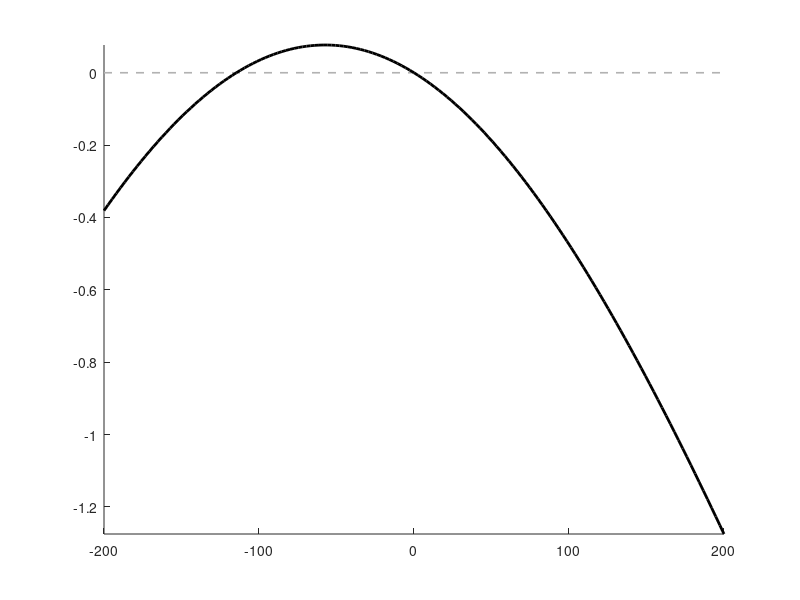

This chart was generated by the following MATLAB code: (Note: this script raises an error after producing the figure.)
close all

% Often, eye trackers report gaze position as a location on the screen.
% When converting this position to an eye orientation, this position is
% first transformed to a vector with respect to a reference position and
% this on-screen vector is then transformed to an eye orientation using
% trigonometry. This calculation has the assumption that the axis from the
% observer's eye to the reference position on the screen is perpendicular
% to the screen. These assumptions in practice often do not hold, for
% instance because the reference position is not right ahead of the eye but
% shifted vertically, or because the screen is tilted around a horizontal
% axis. With this simulation we calculate the error that violation of
% this assumption introduces in the estimated gaze angle.
%
% We perform this simulation in 1D (imagine vertical) as that is
% sufficient to illustrate the magnitude of errors introduced.
%
% What we compute is the following. We take a fixed on-screen gaze position
% on the screen as indicated by an eye tracker. The position corresponds to
% a 10 deg gaze angle with respect to the reference position (screen
% center) in the condition where the assumption holds, i.e., the eye is
% positioned right in front of the reference position and the screen is not
% tilted. We then either shift or tilt the screen and compute what the
% required _actual_ gaze angle is that would produce the same on-screen
% gaze position. The difference between the gaze angle that would be
% computed given the screen position (always 10 deg) and the actual gaze
% position that would produce this gaze position is the error due to
% violation of the given assumption.


screenDistance = 650;   % the screen is positioned 650 mm aways from the eye
gazeDirection = 10;     % the gaze direction is 10 deg below the reference position on the screen

shiftRange = 200;       % the screen is shifted vertically by up to 200 mm
tiltRange = 20;         % the screen is titled along a horizontal axis by up to 20 degrees

nstep = 151;
ylims = [-1.3 .2];

% compute the gazePosition on the screen w.r.t. the reference position if
% the assumptions hold
gazePosition = screenDistance*tand(gazeDirection);


% When the screen is shifted, compute the gaze rotation from the reference
% position that yields the same on-screen gaze position
shifts = linspace(-shiftRange,shiftRange,nstep);
shiftAngles = atand((gazePosition+shifts)/screenDistance)-atand(shifts/screenDistance);


% when the screen is tilted, compute the gaze rotation from the reference
% position that yields the same on-screen gaze position
tilts = linspace(-tiltRange,tiltRange,nstep);
viewingDistance = sqrt(screenDistance^2+gazePosition^2-2*screenDistance*gazePosition*cosd(90+tilts));   % length of gazeVector to screen, using law of cosines
tiltAngles = asind(gazePosition*sind(90+tilts)./viewingDistance);   % using law of sines


% plot actual gaze directions when the screen is shifted
figure
plot(shifts([1 end]),[0 0],'Color',[.7 .7 .7],'LineStyle','--','LineWidth',1.2)
hold on
plot(shifts,shiftAngles-gazeDirection,'k','LineWidth',2)
axis tight
ax = gca;
box off
ax.YAxis.TickLabelFormat = '%.1f';
ax.XLabel.FontSize = 16;
ax.XAxis.FontSize = 13;
ax.YLabel.FontSize = 16;
ax.YAxis.FontSize = 13;
xlabel('Screen shift (mm)')
ylabel('Error in estimated gaze angle (deg)')
ylim(ylims)
yyaxis right
ylabel('Error in estimated gaze angle (%)')
ax.YLabel.FontSize = 16;
ax.YAxis(2).TickLabelFormat = '% .0f';
ax.YAxis(2).FontSize = 13;
ax.YAxis(2).Color = [0 0 0];
ylim(ylims/gazeDirection*100)
print('error_shift.png','-dpng','-r300')

% illustrate the geometry of the two extreme cases and the case when the
% assumption holds
figure
screen = 150;
subplot(3,1,1), hold on, axis ij
s = 1;
title(sprintf('screen shift = %d mm',shifts(s)))
plot(0,0,'ko')
plot(screenDistance*[1 1],[-screen screen]+shifts(s),'k-')
plot([0 screenDistance],[0 shifts(s)],'b-')
plot(screenDistance*[1 1],[0 gazePosition]+shifts(s),'c-')
plot(screenDistance,gazePosition+shifts(s),'ro')
plot([0 screenDistance],[0 gazePosition+shifts(s)],'r-')
xlim([0 screenDistance])
ylim([-screen+min(shifts) screen+max(shifts)])

subplot(3,1,2), hold on, axis ij
s = ceil(length(shifts)/2);
title(sprintf('screen shift = %d mm',shifts(s)))
plot(0,0,'ko')
plot(screenDistance*[1 1],[-screen screen]+shifts(s),'k-')
plot([0 screenDistance],[0 shifts(s)],'b-')
plot(screenDistance*[1 1],[0 gazePosition]+shifts(s),'c-')
plot(screenDistance,gazePosition+shifts(s),'ro')
plot([0 screenDistance],[0 gazePosition+shifts(s)],'r-')
xlim([0 screenDistance])
ylim([-screen+min(shifts) screen+max(shifts)])

subplot(3,1,3), hold on, axis ij
s = length(shifts);
title(sprintf('screen shift = %d mm',shifts(s)))
plot(0,0,'ko')
plot(screenDistance*[1 1],[-screen screen]+shifts(s),'k-')
plot([0 screenDistance],[0 shifts(s)],'b-')
plot(screenDistance*[1 1],[0 gazePosition]+shifts(s),'c-')
plot(screenDistance,gazePosition+shifts(s),'ro')
plot([0 screenDistance],[0 gazePosition+shifts(s)],'r-')
xlim([0 screenDistance])
ylim([-screen+min(shifts) screen+max(shifts)])


% plot actual gaze directions when the screen is tilted
figure
plot(tilts([1 end]),[0 0],'Color',[.7 .7 .7],'LineStyle','--','LineWidth',1.2)
hold on
plot(tilts,tiltAngles-gazeDirection,'k','LineWidth',2)
axis tight
ax = gca;
box off
ax.YAxis.TickLabelFormat = '%.1f';
ax.XLabel.FontSize = 16;
ax.XAxis.FontSize = 13;
ax.YLabel.FontSize = 16;
ax.YAxis.FontSize = 13;
xlabel('Screen tilt (deg)')
ylabel('Error in estimated gaze angle (deg)')
ylim(ylims)
yyaxis right
ylabel('Error in estimated gaze angle (%)')
ax.YLabel.FontSize = 16;
ax.YAxis(2).TickLabelFormat = '% .0f';
ax.YAxis(2).FontSize = 13;
ax.YAxis(2).Color = [0 0 0];
ylim(ylims/gazeDirection*100)
print('error_tilt.png','-dpng','-r300')

% illustrate the geometry of the two extreme cases and the case when the
% assumption holds
figure
subplot(3,1,1), hold on, axis ij
s = 1;
title(sprintf('screen tilt = %d deg',tilts(s)))
plot(0,0,'ko')
plot(screenDistance+[-1 1]*screen*sind(tilts(s)), [-1 1]*screen*cosd(tilts(s)), 'k-')
plot(screenDistance+gazePosition*sind(tilts(s)),gazePosition*cosd(tilts(s)),'ro')
plot([0 screenDistance+gazePosition*sind(tilts(s))],[0 gazePosition*cosd(tilts(s))],'r-')
plot([0 screenDistance],[0 0],'b-')
plot(screenDistance+[0 gazePosition*sind(tilts(s))],[0 gazePosition*cosd(tilts(s))],'c-')
ylim([-1 1]*screen);
xlim([0 screenDistance+screen*sind(tiltRange)])

subplot(3,1,2), hold on, axis ij
s = ceil(length(shifts)/2);
title(sprintf('screen tilt = %d deg',tilts(s)))
plot(0,0,'ko')
plot(screenDistance+[-1 1]*screen*sind(tilts(s)), [-1 1]*screen*cosd(tilts(s)), 'k-')
plot(screenDistance+gazePosition*sind(tilts(s)),gazePosition*cosd(tilts(s)),'ro')
plot([0 screenDistance+gazePosition*sind(tilts(s))],[0 gazePosition*cosd(tilts(s))],'r-')
plot([0 screenDistance],[0 0],'b-')
plot(screenDistance+[0 gazePosition*sind(tilts(s))],[0 gazePosition*cosd(tilts(s))],'c-')
ylim([-1 1]*screen);
xlim([0 screenDistance+screen*sind(tiltRange)])

subplot(3,1,3), hold on, axis ij
s = length(shifts);
title(sprintf('screen tilt = %d deg',tilts(s)))
plot(0,0,'ko')
plot(screenDistance+[-1 1]*screen*sind(tilts(s)), [-1 1]*screen*cosd(tilts(s)), 'k-')
plot(screenDistance+gazePosition*sind(tilts(s)),gazePosition*cosd(tilts(s)),'ro')
plot([0 screenDistance+gazePosition*sind(tilts(s))],[0 gazePosition*cosd(tilts(s))],'r-')
plot([0 screenDistance],[0 0],'b-')
plot(screenDistance+[0 gazePosition*sind(tilts(s))],[0 gazePosition*cosd(tilts(s))],'c-')
ylim([-1 1]*screen);
xlim([0 screenDistance+screen*sind(tiltRange)])
